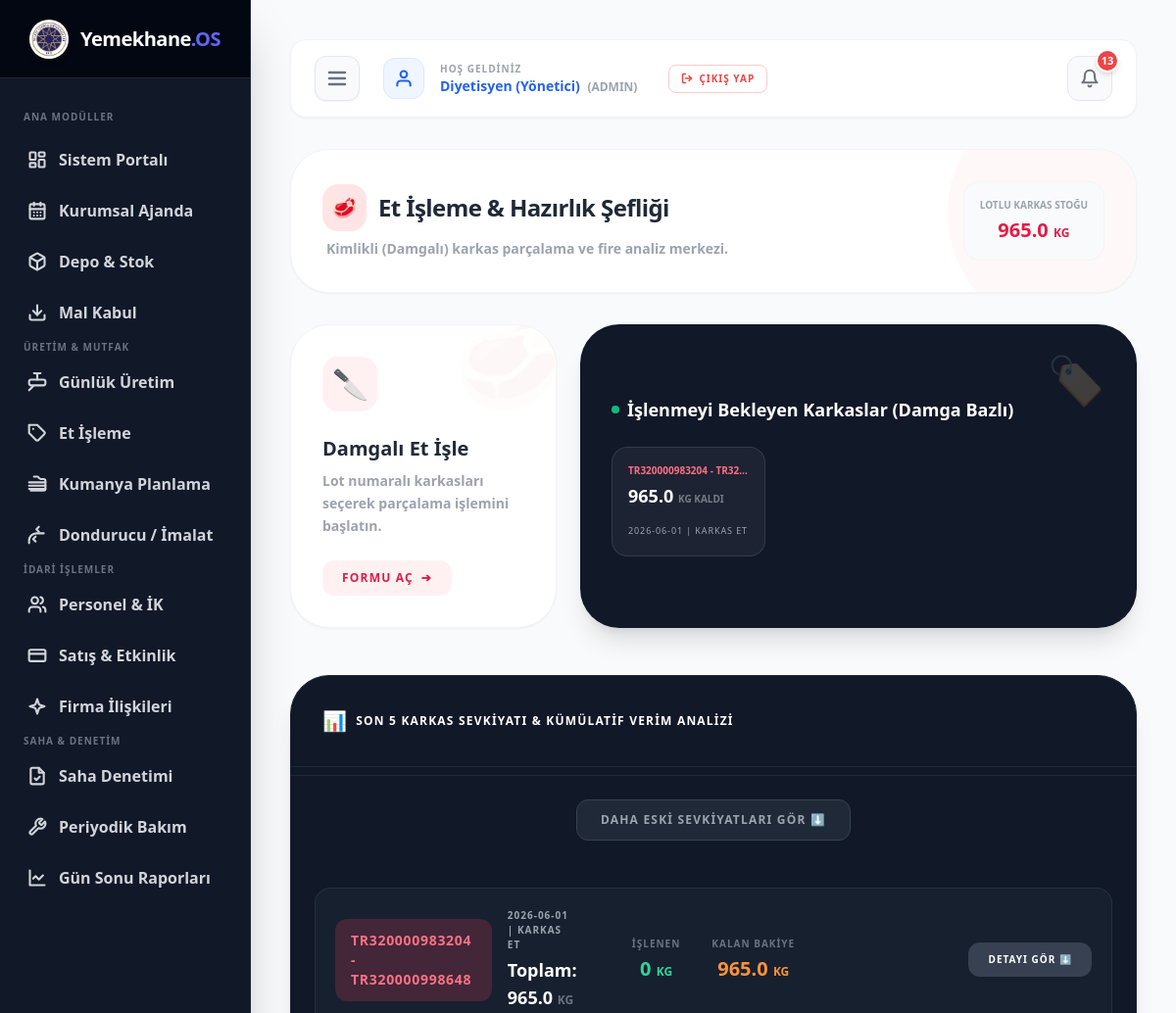
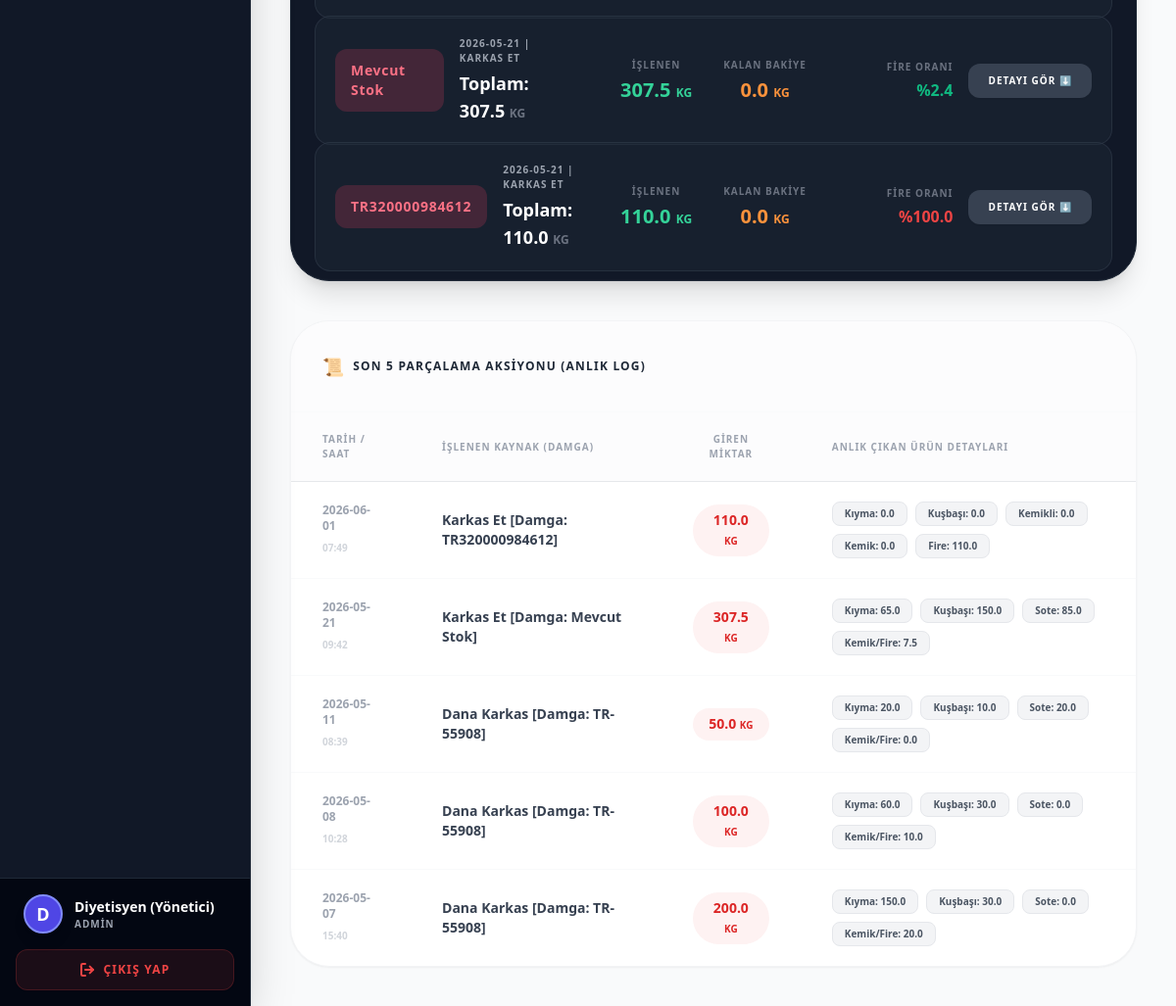
Screenshot of /et-isleme (signed in) with the database file from the repository (2 pictures, top to bottom).
### tables this page shows
CREATE TABLE stok_lotlari (id INTEGER PRIMARY KEY AUTOINCREMENT, urun_adi TEXT, marka TEXT, lot_damga_no TEXT, baslangic_miktar REAL, kalan_miktar REAL, birim TEXT, skt TEXT, takim_sayisi REAL DEFAULT 0, durum TEXT DEFAULT 'Aktif', tarih TIMESTAMP DEFAULT CURRENT_TIMESTAMP);

CREATE TABLE et_isleme_log (id INTEGER PRIMARY KEY AUTOINCREMENT, tarih TIMESTAMP DEFAULT CURRENT_TIMESTAMP, kaynak TEXT, harcanan REAL, detay TEXT, lot_id INTEGER);

### app.py (the view, shortened to what this page needs)
@app.route('/et-isleme', methods=['GET', 'POST'])
@login_required
@admin_required
def et_isleme():
    conn = get_db_connection()
    try: conn.execute("ALTER TABLE et_isleme_log ADD COLUMN lot_id INTEGER")
    except: pass
    et_stoklari = conn.execute("""
        SELECT sl.*, d.kategori
        FROM stok_lotlari sl
        JOIN depo d ON sl.urun_adi = d.urun_adi
        WHERE d.kategori IN ('Kırmızı Et', '🥩 Kırmızı Et') AND sl.kalan_miktar > 0
        ORDER BY sl.tarih ASC
    """).fetchall()
    gecmis_islemler = conn.execute("SELECT * FROM et_isleme_log ORDER BY id DESC LIMIT 5").fetchall()
    son_sevkiyatlar = conn.execute("""
        SELECT sl.* FROM stok_lotlari sl
        JOIN depo d ON sl.urun_adi = d.urun_adi
        WHERE d.kategori IN ('Kırmızı Et', '🥩 Kırmızı Et')
        ORDER BY sl.id DESC LIMIT 5
    """).fetchall()
    lot_karneleri = []
    for l in son_sevkiyatlar:
        loglar = conn.execute("SELECT harcanan, detay FROM et_isleme_log WHERE lot_id=?", (l['id'],)).fetchall()
        t_harcanan = 0; t_kiyma = 0; t_kusbasi = 0; t_kemikli = 0; t_kemik = 0; t_fire = 0
        for lg in loglar:
            t_harcanan += lg['harcanan']
            d = lg['detay']
            try: t_kiyma += float(re.search(r'Kıyma:\s*([\d\.]+)', d).group(1))
            except: pass
            try: t_kusbasi += float(re.search(r'Kuşbaşı:\s*([\d\.]+)', d).group(1))
            except: pass
            try: t_kemikli += float(re.search(r'Kemikli:\s*([\d\.]+)', d).group(1)) # Sote gitti Kemikli geldi
            except: pass
            try: t_kemik += float(re.search(r'Kemik:\s*([\d\.]+)', d).group(1))     # Sadece Kemik
            except: pass
            try: t_fire += float(re.search(r'Fire:\s*([\d\.]+)', d).group(1))       # Sadece Fire
            except: pass
        lot_karneleri.append({
            'id': l['id'], 'tarih': l['tarih'][:10], 'damga': l['lot_damga_no'] if l['lot_damga_no'] else 'DAMGASIZ',
            'urun': l['urun_adi'], 'baslangic': l['baslangic_miktar'], 'kalan': l['kalan_miktar'],
            'islenen': t_harcanan, 'kiyma': t_kiyma, 'kusbasi': t_kusbasi, 'kemikli': t_kemikli, 'kemik': t_kemik, 'fire': t_fire,
            'fire_oran': round((t_fire / t_harcanan * 100), 1) if t_harcanan > 0 else 0
        })
    conn.close()
    return render_template('et_isleme.html', et_stoklari=et_stoklari, gecmis_islemler=gecmis_islemler, lot_karneleri=lot_karneleri)

### app.py (called while the page is built)
def login_required(f):
    @wraps(f)
    def decorated_function(*args, **kwargs):
        if 'kullanici_id' not in session: return redirect(url_for('login'))
        return f(*args, **kwargs)
    return decorated_function

def admin_required(f):
    @wraps(f)
    def decorated_function(*args, **kwargs):
        if session.get('rol') != 'admin':
            flash("⚠️ Bu sayfaya erişim yetkiniz yok!", "error")
            return redirect(url_for('depo'))
        return f(*args, **kwargs)
    return decorated_function

def get_next_workday(date_str):
    d = datetime.strptime(date_str, '%Y-%m-%d')
    while d.weekday() >= 5: d += timedelta(days=1)
    return d.strftime('%Y-%m-%d')

def get_db_connection():
    BASE_DIR = os.path.dirname(os.path.abspath(__file__))
    db_path = os.path.join(BASE_DIR, 'yemekhane.db')
    conn = sqlite3.connect(db_path)
    conn.row_factory = sqlite3.Row
    return conn

### templates/et_isleme.html (shortened to what this page needs)
<!DOCTYPE html>
<html lang="tr">
<head>
    <script src="https://cdn.tailwindcss.com"></script>
</head>
<body class="bg-gray-50 flex min-h-screen font-sans">
    {% include 'sidebar.html' %}
    <div class="ml-64 flex-1 p-10 min-w-0">
        {% include 'topbar.html' %}
        <div class="relative overflow-hidden bg-white rounded-[2.5rem] shadow-sm border border-gray-100 p-8 mb-8">
            <div class="relative z-10 flex flex-col md:flex-row md:items-center justify-between gap-6">
                <div>
                    <div class="flex items-center gap-3 mb-2">
                        <span class="bg-rose-100 text-rose-600 p-2.5 rounded-2xl text-xl">🥩</span>
                        <h1 class="text-2xl font-black text-gray-800 tracking-tight">Et İşleme & Hazırlık Şefliği</h1>
                    </div>
                    <p class="text-gray-400 font-bold text-sm ml-1">Kimlikli (Damgalı) karkas parçalama ve fire analiz merkezi.</p>
                </div>
                <div class="flex gap-4">
                    <div class="bg-gray-50 border border-gray-100 p-4 rounded-2xl text-center min-w-[140px]">
                        <span class="block text-[10px] font-black text-gray-400 uppercase mb-1">Lotlu Karkas Stoğu</span>
                        <span class="text-xl font-black text-rose-600">
                            {% set total = namespace(value=0) %}
                            {% for et in et_stoklari %}{% set total.value = total.value + et.kalan_miktar %}{% endfor %}
                            {{ total.value|round(1) }} <small class="text-xs uppercase">Kg</small>
                        </span>
                    </div>
                </div>
            </div>
        </div>
        <div class="grid grid-cols-1 md:grid-cols-3 gap-6 mb-12">
            <button onclick="openEtModal()" class="group bg-white p-8 rounded-[2.5rem] border border-gray-100 shadow-sm hover:shadow-2xl hover:border-rose-200 transition-all duration-500 text-left relative overflow-hidden">
                <div class="absolute -top-4 -right-4 text-8xl opacity-[0.03] group-hover:opacity-[0.08] transition-opacity">🥩</div>
                <div class="w-14 h-14 bg-rose-50 text-rose-600 rounded-2xl flex items-center justify-center mb-6 group-hover:scale-110 transition-transform duration-500">
                    <span class="text-3xl">🔪</span>
                </div>
                <h3 class="text-xl font-black text-gray-800 mb-2">Damgalı Et İşle</h3>
                <p class="text-sm text-gray-400 font-bold leading-relaxed mb-6">Lot numaralı karkasları seçerek parçalama işlemini başlatın.</p>
                <div class="flex items-center text-xs font-black text-rose-600 uppercase tracking-widest bg-rose-50 w-max px-5 py-2.5 rounded-xl group-hover:bg-rose-600 group-hover:text-white transition-all">
                    Formu Aç <span class="ml-2 group-hover:translate-x-2 transition-transform">➔</span>
                </div>
            </button>
            <div class="md:col-span-2 bg-gray-900 rounded-[2.5rem] p-8 shadow-xl relative overflow-hidden flex flex-col justify-center">
                <div class="absolute top-0 right-0 p-8">
                    <span class="text-5xl opacity-20">🏷️</span>
                </div>
                <h3 class="text-white font-black text-lg mb-6 flex items-center gap-2">
                    <span class="w-2 h-2 bg-emerald-500 rounded-full animate-pulse"></span>
                    İşlenmeyi Bekleyen Karkaslar (Damga Bazlı)
                </h3>
                <div class="grid grid-cols-2 lg:grid-cols-3 gap-4">
                    {% for et in et_stoklari[:6] %}
                    <div class="bg-white/5 border border-white/10 p-4 rounded-2xl hover:bg-white/10 transition cursor-default">
                        <span class="block text-[10px] font-black text-rose-400 uppercase mb-1 truncate">{{ et.lot_damga_no if et.lot_damga_no else 'DAMGASIZ' }}</span>
                        <span class="text-lg font-black text-white block mb-1">{{ et.kalan_miktar }} <small class="text-[10px] opacity-40">KG KALDI</small></span>
                        <span class="text-[9px] text-gray-400 uppercase tracking-widest">{{ et.tarih[:10] }} | {{ et.urun_adi }}</span>
                    </div>
                    {% else %}
                    <div class="col-span-3 text-gray-500 text-sm font-bold">İşlenecek Lot/Damgalı karkas bulunmuyor.</div>
                    {% endfor %}
                </div>
            </div>
        </div>
        <div class="bg-gray-900 rounded-[2.5rem] shadow-xl border border-gray-800 overflow-hidden mb-10">
            <div class="p-8 border-b border-gray-800 flex justify-between items-center">
                <h3 class="text-white font-black uppercase tracking-widest text-xs flex items-center gap-2">
                    <span class="text-xl">📊</span> Son 5 Karkas Sevkiyatı & Kümülatif Verim Analizi
                </h3>
            </div>
            <div id="ekstra-lotlar-alani" class="grid gap-3 px-6 pb-2"></div>
            <div class="p-6 text-center border-t border-gray-800">
                <button onclick="dahaFazlaLotYukle()" id="btnLotYukle" class="bg-gray-800 text-gray-400 px-6 py-3 rounded-xl text-xs font-black uppercase tracking-widest hover:bg-gray-700 hover:text-white transition w-full md:w-auto border border-gray-700">
                    Daha Eski Sevkiyatları Gör ⬇️
                </button>
            </div>
            <div class="p-6 grid gap-3">
                {% for karne in lot_karneleri %}
                <div class="flex flex-col">
                    <div class="bg-gray-800/50 rounded-2xl p-5 border border-gray-700/50 flex flex-col md:flex-row md:items-center justify-between gap-4 hover:bg-gray-800 transition cursor-pointer z-10" onclick="toggleAccordion({{ karne.id }})">
                        <div class="flex items-center gap-4 w-full md:w-1/3">
                            <div class="bg-rose-500/20 text-rose-400 px-4 py-3 rounded-xl font-black text-sm tracking-wider">
                                {{ karne.damga }}
                            </div>
                            <div>
                                <span class="text-gray-400 text-[10px] font-black uppercase tracking-widest block mb-1">{{ karne.tarih }} | {{ karne.urun }}</span>
                                <span class="text-white font-black text-lg">Toplam: {{ karne.baslangic }} <small class="text-xs text-gray-500">KG</small></span>
                            </div>
                        </div>
                        <div class="flex gap-8 w-full md:w-1/3 justify-start md:justify-center">
                            <div class="text-center">
                                <span class="block text-[10px] text-gray-500 uppercase font-black tracking-widest mb-1">İşlenen</span>
                                <span class="text-emerald-400 font-black text-xl">{{ karne.islenen }} <small class="text-xs">KG</small></span>
                            </div>
                            <div class="text-center">
                                <span class="block text-[10px] text-gray-500 uppercase font-black tracking-widest mb-1">Kalan Bakiye</span>
                                <span class="text-orange-400 font-black text-xl">{{ karne.kalan }} <small class="text-xs">KG</small></span>
                            </div>
                        </div>
                        <div class="w-full md:w-1/3 flex justify-end items-center gap-4">
                            {% if karne.islenen > 0 %}
                                <div class="text-right hidden md:block">
                                    <span class="block text-[10px] text-gray-500 uppercase font-black tracking-widest mb-1">Fire Oranı</span>
                                    <span class="font-black {% if karne.fire_oran > 25 %}text-red-500{% elif karne.fire_oran > 15 %}text-orange-500{% else %}text-emerald-500{% endif %}">%{{ karne.fire_oran }}</span>
                                </div>
                            {% endif %}
                            <button class="bg-gray-700 text-white px-5 py-2.5 rounded-xl text-[10px] font-black uppercase tracking-widest hover:bg-gray-600 transition shadow-sm" id="btn-{{ karne.id }}">Detayı Gör ⬇️</button>
                        </div>
                    </div>
                </div>
                {% else %}
                <div class="text-gray-500 text-sm font-bold text-center py-4">Henüz işlenmiş bir sevkiyat kaydı bulunmuyor.</div>
                {% endfor %}
            </div>
        </div>
        <div class="bg-white rounded-[2.5rem] shadow-sm border border-gray-100 overflow-hidden">
            <div class="p-8 border-b border-gray-50 flex justify-between items-center bg-gray-50/50">
                <h3 class="text-gray-800 font-black uppercase tracking-widest text-xs flex items-center gap-2">
                    <span class="text-lg">📜</span> Son 5 Parçalama Aksiyonu (Anlık Log)
                </h3>
            </div>
            <div class="overflow-x-auto">
                <table class="w-full text-left">
                    <thead class="bg-gray-50/50 text-gray-400 uppercase text-[10px] font-black tracking-widest border-b">
                        <tr>
                            <th class="px-8 py-5">Tarih / Saat</th>
                            <th class="px-8 py-5">İşlenen Kaynak (Damga)</th>
                            <th class="px-8 py-5 text-center">Giren Miktar</th>
                            <th class="px-8 py-5">Anlık Çıkan Ürün Detayları</th>
                        </tr>
                    </thead>
                    <tbody class="divide-y divide-gray-50">
                        {% for log in gecmis_islemler %}
                        <tr class="hover:bg-rose-50/30 transition group">
                            <td class="px-8 py-5">
                                <span class="text-xs font-bold text-gray-400 block">{{ log.tarih[:10] }}</span>
                                <span class="text-[10px] text-gray-300 font-bold uppercase">{{ log.tarih[11:16] }}</span>
                            </td>
                            <td class="px-8 py-5">
                                <span class="font-black text-gray-700 block text-sm">{{ log.kaynak }}</span>
                            </td>
                            <td class="px-8 py-5 text-center">
                                <span class="inline-block bg-red-50 text-red-600 px-4 py-1.5 rounded-full font-black text-sm">
                                    {{ log.harcanan }} <small class="text-[10px]">KG</small>
                                </span>
                            </td>
                            <td class="px-8 py-5">
                                <div class="flex flex-wrap gap-2">
                                    {% set detaylar = log.detay.split('|') %}
                                    {% for detay in detaylar %}
                                        <span class="bg-gray-100 text-gray-600 px-3 py-1 rounded-lg text-[10px] font-black border border-gray-200">
                                            {{ detay.strip() }}
                                        </span>
                                    {% endfor %}
                                </div>
                            </td>
                        </tr>
                        {% endfor %}
                    </tbody>
                </table>
            </div>
        </div>
    </div>
</body>
</html>

### rows the page displays
stok_lotlari: lot_damga_no "TR320000983204 - TR32…", kalan_miktar "965.0", tarih "2026-06-01", urun_adi "KARKAS ET", damga "TR320000983204 - TR320000998648", urun "KARKAS ET", baslangic "965.0", islenen "0", kalan "965.0"
stok_lotlari: damga "Mevcut Stok", tarih "2026-05-21", urun "KARKAS ET", baslangic "307.5", islenen "307.5", kalan "0.0", fire_oran "2.4"
stok_lotlari: damga "TR320000984612", tarih "2026-05-21", urun "KARKAS ET", baslangic "110.0", islenen "110.0", kalan "0.0", fire_oran "100.0"
et_isleme_log: tarih "2026-06-01", tarih "07:49", kaynak "Karkas Et [Damga: TR320000984612]", harcanan "110.0", strip "Kıyma: 0.0" "Kuşbaşı: 0.0" "Kemikli: 0.0" "Kemik: 0.0" "Fire: 110.0"
et_isleme_log: tarih "2026-05-21", tarih "09:42", kaynak "Karkas Et [Damga: Mevcut Stok]", harcanan "307.5", strip "Kıyma: 65.0" "Kuşbaşı: 150.0" "Sote: 85.0" "Kemik/Fire: 7.5"
et_isleme_log: tarih "2026-05-11", tarih "08:39", kaynak "Dana Karkas [Damga: TR-55908]", harcanan "50.0", strip "Kıyma: 20.0" "Kuşbaşı: 10.0" "Sote: 20.0" "Kemik/Fire: 0.0"
et_isleme_log: tarih "2026-05-08", tarih "10:28", kaynak "Dana Karkas [Damga: TR-55908]", harcanan "100.0", strip "Kıyma: 60.0" "Kuşbaşı: 30.0" "Sote: 0.0" "Kemik/Fire: 10.0"
et_isleme_log: tarih "2026-05-07", tarih "15:40", kaynak "Dana Karkas [Damga: TR-55908]", harcanan "200.0", strip "Kıyma: 150.0" "Kuşbaşı: 30.0" "Sote: 0.0" "Kemik/Fire: 20.0"

### other values shown
{{ session.isim[:1] }} "D"
{{ session.isim }} "Diyetisyen (Yönetici)"
{{ session.rol }} "ADMIN"
{{ session.rol|upper }} "ADMIN"
{{ total.value|round(1) }} "965.0"
